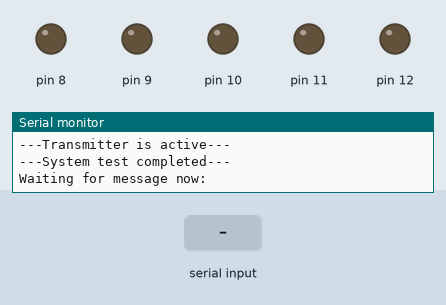
Simulated run of this sketch. Board: Arduino Uno, built with avr-gcc and run on an emulated ATmega328P. Shown: output pins drawn as LEDs (lit = HIGH), the last lines printed to the serial monitor. The inputs (shaded band) are chosen by the test bench.

Above: at 1.2 s.
1.3 s: "1" received over Serial
At 2.36 s:
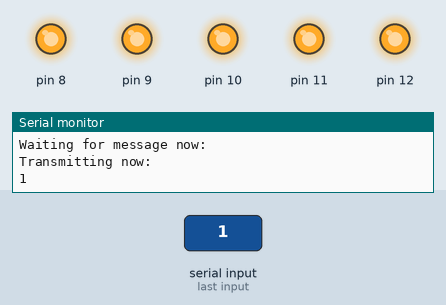
Timing chart, 0 to 4.3 s (numbered marks = the images above; inputs shaded):
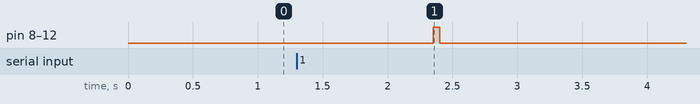

Measured:
- after the input at 1.3 s, pin 8–12: LOW → HIGH after 1.1 s, → LOW 0.05 s later

The sketch:

laser_transmitter.ino
```cpp
// *** LaserCommunicator ***
// ***   Andrew Howden   ***
// ***     17/02/16      ***
// This program is designed to activate an array of 5 induvidual lasers in order to communicate to a receiver arduino

//-------------------------------------------initializing array-------------------------------------
  int ledArray [28][6] = {
    {'a',0,0,0,0,1},//a
    {'b',0,0,0,1,0},//b
    {'c',0,0,0,1,1},//c
    {'d',0,0,1,0,0},//d
    {'e',0,0,1,0,1},//e
    {'f',0,0,1,1,0},//f
    {'g',0,0,1,1,1},//g
    {'h',0,1,0,0,0},//h
    {'i',0,1,0,0,1},//i
    {'j',0,1,0,1,0},//j
    {'k',0,1,1,0,0},//k
    {'l',0,1,1,0,1},//l
    {'m',0,1,1,1,0},//m
    {'n',0,1,1,1,1},//n
    {'o',1,0,0,0,0},//o
    {'p',1,0,0,0,1},//p
    {'q',1,0,0,1,0},//q
    {'r',1,0,0,1,1},//r
    {'s',1,0,1,0,0},//s
    {'t',1,0,1,0,1},//t
    {'u',1,0,1,1,0},//u
    {'v',1,0,1,1,1},//v
    {'w',1,1,0,0,0},//w
    {'x',1,1,0,0,1},//x
    {'y',1,1,0,1,0},//y
    {'z',1,1,0,1,1},//z
    {' ',1,1,1,0,0},//space
    };
  double ledRate = 50;
  int lightUp[6]= {0,0,0,0,0,0};


void setup(){
  //----------------------------------------------testing--------------------------------------------------

  Serial.begin(9600);
  Serial.print("---");Serial.print("Transmitter is active");Serial.print("---");Serial.println();

  pinMode(12, OUTPUT);
  pinMode(11, OUTPUT);
  pinMode(10, OUTPUT);
  pinMode(9, OUTPUT);
  pinMode(8, OUTPUT);
/*
  for(int i=0;i <= 26; i++){
    for(int j=1;j < 6; j++){
      lightUp[j]= ledArray[i][j];
        if (j == 5){
          if( lightUp[1] == 1){digitalWrite(8, HIGH);}else{digitalWrite(8, LOW);}
          if(lightUp[2] == 1){digitalWrite(9, HIGH);}else{digitalWrite(9, LOW);}
          if(lightUp[3] == 1){digitalWrite(10, HIGH);}else{digitalWrite(10, LOW);}
          if(lightUp[4] == 1){digitalWrite(11, HIGH);}else{digitalWrite(11, LOW);}
          if(lightUp[5] == 1){digitalWrite(12, HIGH);}else{digitalWrite(12, LOW);}
          delay(ledRate);
         }
    }
  }
  digitalWrite(8, LOW);
  digitalWrite(9, LOW);
  digitalWrite(10, LOW);
  digitalWrite(11, LOW);
  digitalWrite(12, LOW);
  ledRate = 150;*/
  Serial.print("---");Serial.print("System test completed");Serial.print("---");Serial.println();Serial.println();

  //----------------------------Initializing complete, programm is now ready for transmissions-----------------------------
}


void loop()
{
  pinMode(12, OUTPUT);
  pinMode(11, OUTPUT);
  pinMode(10, OUTPUT);
  pinMode(9, OUTPUT);
  pinMode(8, OUTPUT);

  Serial.print("Waiting for message now:");Serial.println();
  while(Serial.available()==0){}
  String message = Serial.readString();
  Serial.print("Transmitting now:");Serial.println();Serial.println();
  //Message Breakdown
  int messageSize=message.length()-1;
  char messageBreakdown[100];
  for (int i=0;i<=messageSize;i++)
    {
      messageBreakdown[i]=message[i];
      Serial.print(messageBreakdown[i]);Serial.print(" ");
      for(int j=0;j <= 26; j++){
        if (messageBreakdown[i] == ledArray[j][0]){
          for(int k = 1;k<6;k++){
            lightUp[k]= ledArray[j][k];
            if (k == 5){
              if(lightUp[1] == 1){digitalWrite(8, HIGH);}else{digitalWrite(8, LOW);}
              if(lightUp[2] == 1){digitalWrite(9, HIGH);}else{digitalWrite(9, LOW);}
              if(lightUp[3] == 1){digitalWrite(10, HIGH);}else{digitalWrite(10, LOW);}
              if(lightUp[4] == 1){digitalWrite(11, HIGH);}else{digitalWrite(11, LOW);}
              if(lightUp[5] == 1){digitalWrite(12, HIGH);}else{digitalWrite(12, LOW);}
              delay(50);
            }
          }
          break;
        }
      }
          digitalWrite(8, LOW);
          digitalWrite(9, LOW);
          digitalWrite(10, LOW);
          digitalWrite(11, LOW);
          digitalWrite(12, LOW);
          delay(50);
    }
    digitalWrite(8, HIGH);
    digitalWrite(9, HIGH);
    digitalWrite(10, HIGH);
    digitalWrite(11, HIGH);
    digitalWrite(12, HIGH);
    delay(ledRate);
    digitalWrite(8, LOW);
    digitalWrite(9, LOW);
    digitalWrite(10, LOW);
    digitalWrite(11, LOW);
    digitalWrite(12, LOW);

    Serial.println();Serial.println();
   //Compare message to database of characters*/
}
```
